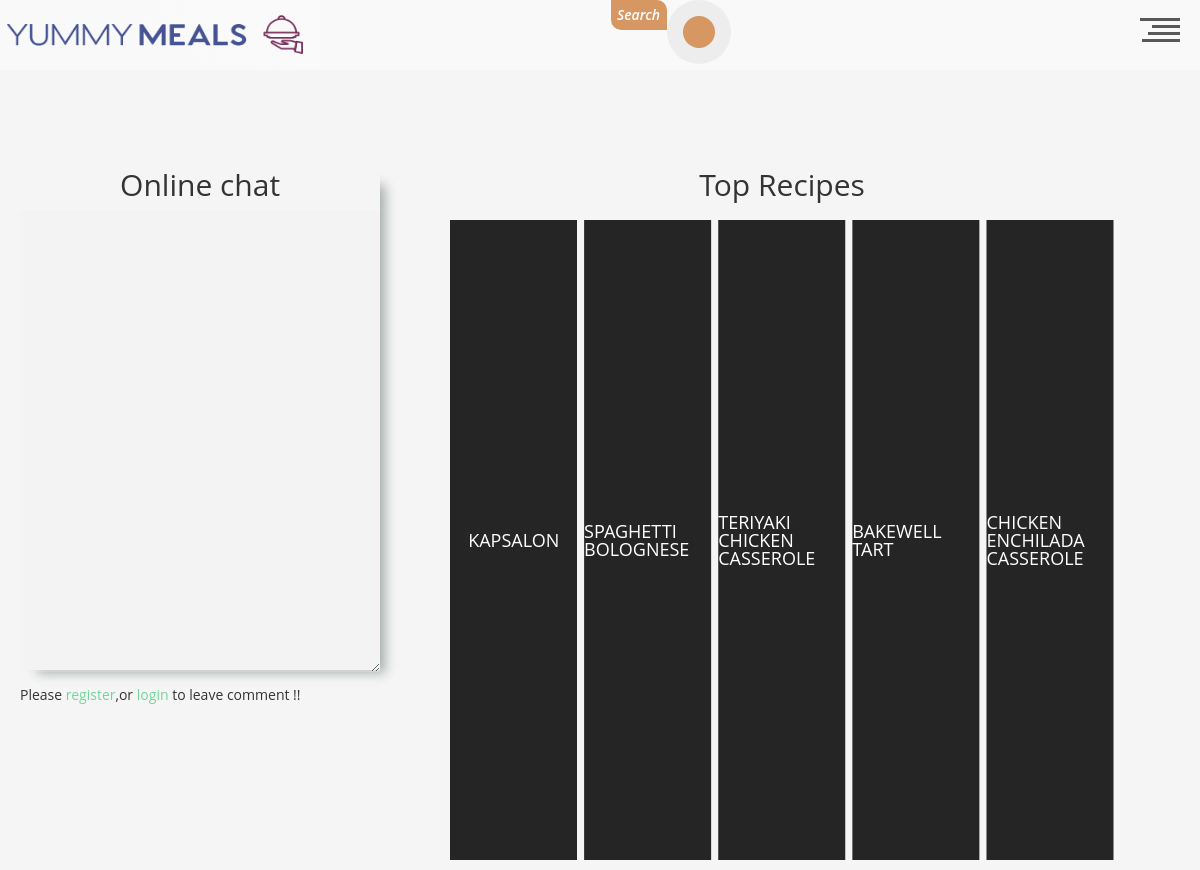
The page / on the database its author committed.
### app/meals/models.py (models this page shows, shortened)
class Meal(db.Model):
    __tablename__ = 'meal'
    id = Column(Integer, primary_key=True)
    name = Column(String)
    category_id = Column(Integer, ForeignKey('category.id'))
    area_id = Column(Integer, ForeignKey('area.id'))
    author_id = Column(Integer, ForeignKey('user.id'), default=1)
    instructions = Column(String)
    img_link = Column(String, default='default.jpg')
    tags = Column(String)
    video_link = Column(String)
    date_posted = Column(db.DateTime, nullable=False, default=datetime.utcnow)
    area = relationship("Area")
    category = relationship("Category")
    user = relationship("User")

### app/index/routes.py (the view)
@index_bp.route('/')
def index():
    tops = top_fives()
    name = 'Guest'
    if current_user.is_authenticated:
        name = current_user.username
    room = 'main_room'
    session['name'] = name
    session['room'] = room
    name = session.get('name', '')
    room = session.get('room', '')
    return render_template(
        'index_page.html',
        tops=tops,
        name=name,
        room=room)

### app/index/routes.py (called while the page is built)
def top_fives():
    mydict = {}
    for record in UserFavorite.query.all():
        mydict[record.meal_id] = len(UserFavorite.query.
                                     filter_by(meal_id=record.meal_id).all())
    res = dict(sorted(mydict.items(), key=itemgetter(1), reverse=True)[:5])
    tops = Meal.query.filter(Meal.id.in_(list(res.keys()))).all()
    tops = sorted(tops, key=lambda o: list(res.keys()).index(o.id))
    return tops

### app/index/templates/index_page.html (shortened to what this page needs)
{% extends 'base.html' %}
{% block content %}
<link rel="stylesheet" href="{{url_for('index.static',filename='css/index.css') }}">
<div class="main_wrapper">
<div class='chat_sidebar' >
        <h1 style="font-size:30px;text-align:center;margin-bottom:10px;">Online chat</h1>
         <textarea id="chat" cols="20" rows="33" style="width:100%;" disabled></textarea><br><br>
        {% if current_user.is_authenticated %}
          <input id="text" size="80" placeholder="Enter your message here" style="width:100%; height:35px;"><br><br>
        {% else %}
          <p>Please <a href="{{url_for('users.register')}}">register</a>,or  <a href="{{url_for('users.login')}}">login</a> to leave comment !!</p>
        {% endif %}
</div>
<div class="cont s--inactive" >
  <h1 style="font-size:30px;text-align:center;margin:20px auto;">Top Recipes</h1>
  <div class="cont__inner">
  {% for rec in range(tops|length)  %}
    <div class="el" >
      <div class="el__overflow">
        <div class="el__inner">
		{% if tops[rec].img_link != "default.jpg"%}
          <div class="el__bg" style="background:url('{{tops[rec].img_link}}');background-size: cover"></div>
		{% else%}
		   <div class="el__bg" style="background:url({{url_for('meals.static' , filename = "default.jpg")}});background-size: cover"></div>
		{% endif %}
          <div class="el__preview-cont">
            <h2 class="el__heading">{{tops[rec].name}}</h2>
          </div>
        </div>
      </div>
      <div class="el__index" style="margin-bottom: 120px;">
        <div class="el__index-front">
        </div>
      </div>
    </div>
  {% endfor %}
  </div>
</div>
</div>
{% endblock content %}

### app/index/static/css/base.css (style rules this page uses)
* { margin: 0; padding: 0; outline: none; box-sizing: border-box; }
body { background-color: #ededed; }

### app/index/static/css/responsive.css (style rules this page uses)
@media only screen and (min-width: 600px) { .main_wrapper { display: flex; flex-wrap: wrap; } }
@media only screen and (min-width: 600px) { .main_wrapper .chat_sidebar { width: 100%; height: 70%; margin-top: 40px; } }
@media only screen and (min-width: 600px) { .main_wrapper .cont { width: 100%; } }
@media only screen and (min-width: 600px) { .main_wrapper .cont .cont__inner { display: none; } }
@media only screen and (min-width: 768px) { .main_wrapper { display: flex; flex-wrap: wrap; } }
@media only screen and (min-width: 768px) { .main_wrapper .chat_sidebar { width: 100%; height: 80%; margin-top: 40px; } }
@media only screen and (min-width: 768px) { .main_wrapper .cont { width: 100%; } }
@media only screen and (min-width: 768px) { .main_wrapper .cont .cont__inner { display: none; } }
@media only screen and (min-width: 992px) { .main_wrapper { display: flex; flex-wrap: wrap; } }
@media only screen and (min-width: 992px) { .main_wrapper .chat_sidebar { width: 30%; height: 500px; margin-top: 100px; } }
@media only screen and (min-width: 992px) { .main_wrapper .cont { width: 67%; } }
@media only screen and (min-width: 992px) { .main_wrapper .cont .cont__inner { display: block; } }
@media only screen and (min-width: 1200px) { .main_wrapper { display: flex; flex-wrap: wrap; } }
@media only screen and (min-width: 1200px) { .main_wrapper .chat_sidebar { width: 30%; height: 500px; margin-top: 100px; } }
@media only screen and (min-width: 1200px) { .main_wrapper .cont { width: 67%; } }
@media only screen and (min-width: 1200px) { .main_wrapper .cont .cont__inner { display: block; } }

### app/index/static/css/header.css (style rules this page uses)
html, div, span, applet, object, iframe, h1, h2, h3, h4, h5, h6, p, blockquote, pre, a, abbr, acronym, address, big, cite, code, del, dfn, em, img, ins, kbd, q, s, samp, small, strike, strong, sub, sup, tt, var, b, u, i, center, dl, dt, dd, ol, ul, li, fieldset, form, label, legend, table, caption, tbody, tfoot, thead, tr, th, td, article, aside, canvas, details, embed, figure, figcaption, footer, header, hgroup, menu, nav, output, ruby, section, summary, time, mark, audio, video { margin: 0; padding: 0; border: 0; font-size: 100%; font: inherit; vertical-align: baseline; }
body { line-height: 1; }
html * { -webkit-font-smoothing: antialiased; -moz-osx-font-smoothing: grayscale; }
*, *:after, *:before { -webkit-box-sizing: border-box; -moz-box-sizing: border-box; box-sizing: border-box; }
html, body { height: 100%; }
a { color: #72d69a; text-decoration: none; transition: color .2s ease-out; }
* { outline: none; border: none; padding: 0; }

### rows shown on the page
Meal: name "KAPSALON"
Meal: name "SPAGHETTI BOLOGNESE"
Meal: name "TERIYAKI CHICKEN CASSEROLE"
Meal: name "BAKEWELL TART"
Meal: name "CHICKEN ENCHILADA CASSEROLE"
